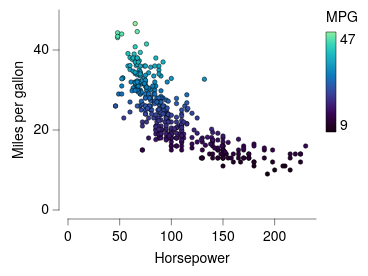

Express this chart as Vega-Lite.
### Vega-Lite specification from a JSON file in a GitHub repository (floating-point values rounded to 4 significant figures; data arrays with more than 128 entries replaced by an {"elided": "..."} marker saying what was removed)
{"background": null, "config": {"arc": {"fill": "#DBDBDB", "fillOpacity": 1.0, "innerRadius": 25.0, "padAngle": 0.03, "stroke": "black", "strokeOpacity": 1, "strokeWidth": 0.25}, "area": {"fill": "#DBDBDB", "fillOpacity": 1.0, "stroke": "black", "strokeOpacity": 1, "strokeWidth": 0.25}, "axis": {"domain": true, "domainCap": "round", "domainColor": "black", "domainWidth": 0.25, "grid": false, "gridCap": "round", "gridColor": "#F1F1F1", "gridDash": [0, 0], "gridOpacity": 1.0, "gridWidth": 0.25, "labelColor": "black", "labelFont": "Helvetica Neue", "labelFontSize": 7, "labelFontStyle": "normal", "labelFontWeight": 400, "offset": 4.5, "ticks": true, "tickCap": "round", "tickColor": "black", "tickRound": false, "tickSize": 3, "tickWidth": 0.25, "titleColor": "black", "titleFont": "Helvetica Neue", "titleFontSize": 7, "titleFontStyle": "normal", "titleFontWeight": 400}, "axisX": {"domain": true, "labelAlign": "center", "labelAngle": 0, "labels": true, "ticks": true, "translate": 0}, "axisY": {"domain": true, "labelAlign": "right", "labelAngle": 0, "labels": true, "ticks": true, "translate": 0}, "axisRight": {"domain": true, "labelAlign": "left", "labelAngle": 0, "labels": true, "ticks": true, "translate": 0}, "axisTop": {"domain": true, "labelAlign": "center", "labelAngle": 0, "labels": true, "ticks": true, "translate": 0}, "axisBand": {"tickOffset": 0}, "bar": {"fill": "#DBDBDB", "fillOpacity": 1.0, "stroke": "black", "strokeOpacity": 1, "strokeWidth": 0.25}, "boxplot": {"size": 9.0, "ticks": {"cornerRadius": 0.25, "fill": "black", "size": 4.5, "thickness": 0.25}, "box": {"fillOpacity": 1.0, "stroke": "black", "strokeOpacity": 1, "strokeWidth": 0.25}, "median": {"fill": "black", "fillOpacity": 1.0, "size": 9.0, "thickness": 0.25}, "rule": {"fill": "black", "fillOpacity": 1.0, "size": 10.0, "stroke": "black", "strokeDash": [0, 0], "strokeOpacity": 1, "strokeWidth": 0.25}, "outliers": {"color": "black", "fill": "black", "fillOpacity": 1.0, "size": 0, "stroke": "black", "strokeOpacity": 1, "strokeWidth": 0.25}}, "circle": {"fill": "black", "fillOpacity": 1.0, "size": 0.5, "stroke": null, "strokeOpacity": 1, "strokeWidth": 0.25}, "errorband": {"band": {"fillOpacity": 0.6, "stroke": null, "strokeWidth": 0.25, "strokeOpacity": 1}, "borders": {"opacity": 0, "strokeOpacity": 0.25, "strokeWidth": 1}}, "errorbar": {"opacity": 1, "rule": {"strokeDash": [0, 0], "strokeWidth": 0.25}, "ticks": {"color": "black", "cornerRadius": 0.125, "opacity": 1, "size": 6.0, "thickness": 0.25}, "thickness": 0.25}, "font": "Helvetica Neue", "geoshape": {"fill": "#DBDBDB", "fillOpacity": 1.0, "stroke": "black", "strokeOpacity": 1, "strokeWidth": 0.25}, "header": {"labelColor": "black", "labelFont": "Helvetica Neue", "labelFontSize": 7, "labelFontStyle": "normal", "labelFontWeight": 400, "titleColor": "black", "titleFont": "Helvetica Neue", "titleFontSize": 7, "titleFontStyle": "normal", "titleFontWeight": 400, "titlePadding": 0}, "legend": {"disable": false, "offset": 4.5, "titlePadding": 4, "labelOffset": 2, "gradientLabelOffset": 2, "gradientLength": 50.0, "gradientThickness": 5.0, "gradientOpacity": 1.0, "gradientStrokeColor": "black", "gradientStrokeWidth": 0.25, "labelColor": "black", "labelFont": "Helvetica Neue", "labelFontSize": 7, "labelFontStyle": "normal", "labelFontWeight": 400, "strokeColor": "black", "strokeWidth": 0, "symbolSize": 42, "symbolStrokeColor": "black", "symbolStrokeWidth": 0.25, "titleColor": "black", "titleFont": "Helvetica Neue", "titleFontSize": 7, "titleFontStyle": "normal", "titleFontWeight": 400}, "line": {"color": "black", "stroke": "black", "strokeCap": "round", "strokeDash": [0, 0], "strokeOpacity": 1, "strokeWidth": 0.375}, "point": {"filled": true, "fill": "#DBDBDB", "fillOpacity": 1.0, "size": 5.0, "stroke": "black", "strokeOpacity": 1, "strokeWidth": 0.25}, "range": {"category": ["#C6D9F1", "#F1C9CB", "#FEF0B9", "#CEE37A", "#7AA8E0", "#E589A3", "#FDDD5D", "#68B961", "#4177B1", "#C35082", "#E5C227", "#438156"], "diverging": {"scheme": ["#C35082", "#CE6D94", "#D989A7", "#E2A4BA", "#EABFCE", "#F1DBE2", "#F6F6F6", "#D7E0EB", "#B9CBE0", "#9BB6D5", "#7DA1C9", "#5F8CBD", "#4177B1"]}, "heatmap": {"scheme": ["#130010", "#27022E", "#370453", "#3D1E76", "#3A3B92", "#2E57AA", "#1374BA", "#1A90BE", "#20ABC1", "#27C6C1", "#48DEB3", "#91EE9F"]}, "ordinal": {"scheme": ["#F1F1F1", "#DBDBDB", "#C6C6C6", "#B2B2B2", "#9D9D9D", "#898989", "#767676", "#636363", "#515151", "#404040", "#2F2F2F", "#1F1F1F"]}, "ramp": {"scheme": ["#130010", "#27022E", "#370453", "#3D1E76", "#3A3B92", "#2E57AA", "#1374BA", "#1A90BE", "#20ABC1", "#27C6C1", "#48DEB3", "#91EE9F"]}}, "rule": {"color": "black", "stroke": "black", "strokeCap": "round", "strokeDash": [2, 2], "strokeOpacity": 1, "strokeWidth": 0.25}, "scale": {"bandPaddingInner": 0.1, "bandPaddingOuter": 0.1, "round": false}, "rect": {"fill": "#DBDBDB", "fillOpacity": 1.0, "stroke": "black", "strokeOpacity": 1, "strokeWidth": 0.25}, "square": {"fill": "#DBDBDB", "fillOpacity": 1.0, "size": 10.0, "stroke": "black", "strokeOpacity": 1, "strokeWidth": 0.25}, "text": {"color": "black", "font": "Helvetica Neue", "fontSize": 7, "fontStyle": "normal", "fontWeight": 400}, "title": {"anchor": "middle", "frame": "group", "color": "black", "font": "Helvetica Neue", "fontSize": 7, "fontStyle": "normal", "fontWeight": 400, "subtitleColor": "black", "subtitleFont": "Helvetica Neue", "subtitleFontSize": "Helvetica Neue", "subtitleFontStyle": "normal", "subtitleFontWeight": 400}, "view": {"continuousWidth": 124, "continuousHeight": 100, "discreteWidth": 124, "discreteHeight": 100, "fill": null, "stroke": null, "strokeWidth": 0.25}}, "data": {"name": "data-7285c4e2e195e5a75737a34913199f5f"}, "mark": {"type": "point"}, "encoding": {"color": {"field": "Miles_per_Gallon", "title": "MPG", "type": "quantitative"}, "x": {"field": "Horsepower", "title": "Horsepower", "type": "quantitative"}, "y": {"field": "Miles_per_Gallon", "title": "Miles per gallon", "type": "quantitative"}}, "$schema": "https://vega.github.io/schema/vega-lite/v6.4.1.json", "datasets": {"data-7285c4e2e195e5a75737a34913199f5f": {"elided": "392 records"}}}
